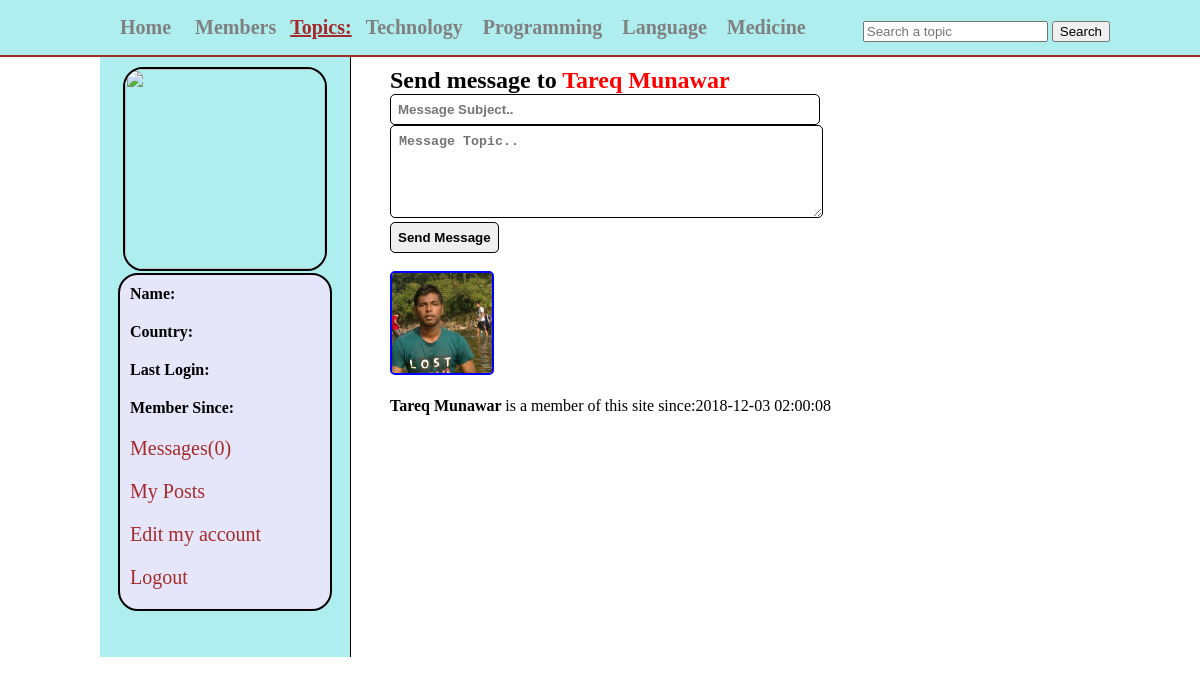
The page /messages.php?u_id=13 on the database its author committed.
### tables this page shows
CREATE TABLE `topics` (
  `topic_id` int(11) NOT NULL,
  `topic_name` varchar(255) NOT NULL
);

CREATE TABLE `users` (
  `user_id` int(11) NOT NULL,
  `user_name` varchar(255) NOT NULL,
  `user_pass` varchar(255) NOT NULL,
  `user_email` varchar(255) NOT NULL,
  `user_country` text NOT NULL,
  `user_gender` text NOT NULL,
  `user_birthday` text NOT NULL,
  `user_image` text NOT NULL,
  `user_reg_date` text NOT NULL,
  `user_last_login` text NOT NULL,
  `status` text NOT NULL,
  `ver_code` int(100) NOT NULL,
  `posts` text NOT NULL
);

### messages.php (the view, shortened to what this page needs)
<!DOCTYPE html>
<?php
include("functions/functions.php");
?>
<html>
<head>
	<link rel="stylesheet" type="text/css" href="styles/home_style.css" media="all">
</head>
<body>
	<div class="container">
		<div id="head_warp">
			<div id="header">
				<ul id="menu">
					<li><a href="home.php"> Home</a></li>
					<li><a href="members.php"> Members</a></li>
					<strong>Topics:</strong>
					<?php
					  $get_topics="select * from topics";
					  $run_topics=mysqli_query($con,$get_topics);
					  while($row= mysqli_fetch_array($run_topics)){
						$topic_id=$row['topic_id'];
						$topic_name=$row['topic_name'];
					  echo "<li><a href='topic.php?topic=$topic_id'>$topic_name</a></li>";
					  }
					?>
				</ul>
				<form method="get" action="results.php" id="form1">
					<input type="text" name="user_query" placeholder="Search a topic">
					<input type="submit" name="search" value="Search">
				</form>
			</div>
		</div>
		<div class="content">
		    <div id="user_timeline">
				<div id="user_details">
					<?php
					  $user=$_SESSION['user_email'];
					  $get_user="select * from users where user_email='$user' ";
					  $run_user=mysqli_query($con,$get_user);
					  $row=mysqli_fetch_array($run_user);
					  $user_id=$row['user_id'];
					  $user_name=$row['user_name'];
					  $user_country=$row['user_country'];
					  $user_image=$row['user_image'];
					  $register_date=$row['user_reg_date'];
					  $last_login=$row['user_last_login'];
					  $sel_msg="select * from messages where receiver='$user_id' AND status='unread' ORDER BY 1 DESC";
					  $run_msg=mysqli_query($con,$sel_msg);
					  $count_msg=mysqli_num_rows($run_msg);
					  echo "<center>
					  <img src='users/$user_image' width='200' height='200'/>
					  </center>
					  <div id='user_mention'>
					  <p><strong>Name:</strong> $user_name</p>
					  <p><strong>Country:</strong> $user_country</p>
					  <p><strong>Last Login:</strong> $last_login</p>
					  <p><strong>Member Since:</strong> $register_date</p>
					  <p><a href='my_messages.php?inbox&u_id=$user_id'>Messages($count_msg)</a></p>
					  <p><a href='my_posts.php?u_id=$user_id'>My Posts</a></p>
					  <p><a href='edit_profile.php?u_id=$user_id'>Edit my account</a></p>
					  <p><a href='logout.php'>Logout</a></p>
					  </div>"
					?>
				</div>
		    </div>
		    <div id="message">
		    	<?php
		    	if(isset($_GET['u_id'])){
 		        $u_id=$_GET['u_id'];
		        $get_user="select * from users where user_id='$u_id' ";
	            $run_user=mysqli_query($con,$get_user);
		        $row=mysqli_fetch_array($run_user);
                $u_id=$row['user_id'];
	            $user_name=$row['user_name'];
		        $user_image=$row['user_image'];
		        $reg_date=$row['user_reg_date'];
		          }
		    	?>
		    	<div id="content_timeline">
		    	<h2>Send message to <span style="
		    	color: red"><?php echo $user_name;?></span></h2>
		    	 <form action="messages.php?u_id=
		    	 <?php echo $u_id?>" method="post" id="f">
		    		<input type="text" name="msg_title" size="49" required="required" placeholder="Message Subject.."><br/>
		    		<textarea cols="50" rows="5" name="msg" placeholder="Message Topic.."></textarea><br/>
		    		<input type="submit" name="message" value="Send Message">
		    	 </form><br/>
		    	<img src="users/<?php echo $user_image; ?>" style="border:2px solid blue; border-radius: 5px;" width="100" height="100"><br/><br/>
		    		<P><strong><?php echo $user_name; ?></strong>is a member of this site since:<?php echo $reg_date;?></P>
		    	</div
		    </div>
        </div>
	</div>
</body>
</html>

### styles/home_style.css (style rules this page uses)
html, body, div, span, applet, object, iframe, h1, h2, h3, h4, h5, h6, p, blockquote, pre, a, abbr, acronym, address, big, cite, code, del, dfn, em, img, ins, kbd, q, s, samp, small, strike, strong, sub, sup, tt, var, b, u, i, center, dl, dt, dd, ol, ul, li, fieldset, form, label, legend, table, caption, tbody, tfoot, thead, tr, th, td, article, aside, canvas, details, embed, figure, figcaption, footer, header, hgroup, menu, nav, output, ruby, section, summary, time, mark, audio, video { margin: 0; padding: 0; border: 0; }
#head_warp { width: 100%; height: 35px; margin: 0 auto; border-bottom: 2px solid brown; padding:10px; background: #AFEEEE; }
#header { margin:0 auto; width: 1000px; height: 35px; }
#menu { line-height: 35px; padding: 0; margin:0; float: left; }
#menu li { display: inline; list-style: none; }
#menu a { margin:5px; padding: 5px; text-decoration: none; color: gray; font-size: 20px; font-weight: bold; }
#menu strong { font-size: 20px; text-decoration: underline; color: brown; }
#form1 { float: right; line-height: 35px; padding-top: 3px; }
.content { width:1000px; margin:0 auto; }
#user_timeline { background: #AFEEEE; width:250px; float: left; height: 600px; border-right: 1px solid black; }
#user_details { padding: 10px; }
#user_details img { border:2px solid black; border-radius: 20px; }
#user_details p { margin-bottom: 10px; padding: 5px; }
#user_details a { color:brown; font-size:20px; text-decoration:none; }
#user_mention { background: #E6E6FA; border:2px solid black; border-radius: 20px; width: 200px; margin:0 auto; padding: 5px; }
#content_timeline { float: right; width: 700px; padding:10px; }
#f input { padding: 7px; border: 1px solid black; border-radius: 5px; font-weight: bolder; }
#f textarea { padding: 8px; border: 1px solid black; border-radius: 5px; font-weight: bolder; }

### rows shown on the page
topics: topic_name "Technology"
topics: topic_name "Programming"
topics: topic_name "Language"
topics: topic_name "Medicine"
users: user_name "Tareq Munawar", user_image (picture), user_reg_date "2018-12-03 02:00:08"

### other values the page prints
$count_msg "0"
